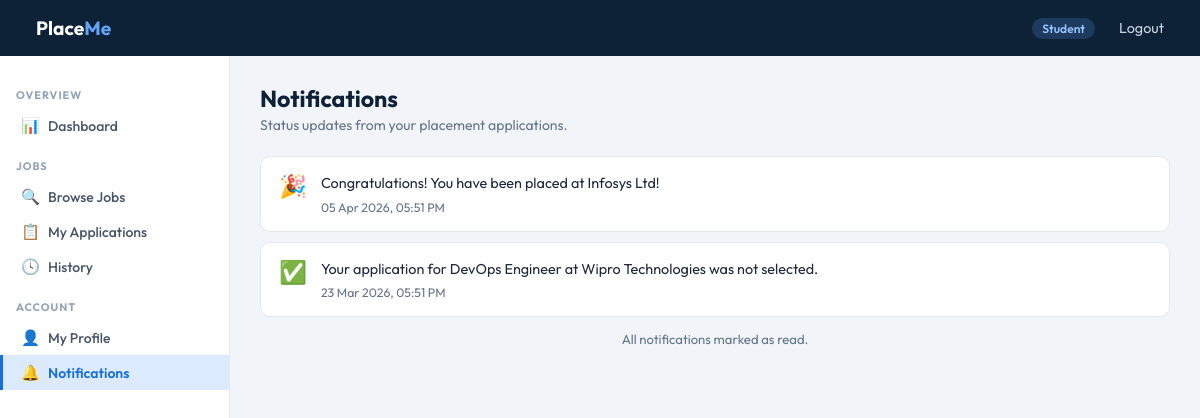
Page /student/notifications (signed in) on the committed database.
### app.py (models this page shows, shortened)
class Notification(db.Model):
    __tablename__ = 'notification'
    id             = db.Column(db.Integer, primary_key=True)
    student_id     = db.Column(db.Integer, db.ForeignKey('student.id'), nullable=False)
    application_id = db.Column(db.Integer, db.ForeignKey('application.id'), nullable=False)
    message   = db.Column(db.Text, nullable=False)
    is_read   = db.Column(db.Boolean, default=False)
    created_at = db.Column(db.DateTime, default=datetime.utcnow)

### app.py (the view)
@app.route('/student/notifications')
def student_notifications():
    if session.get('role') != 'student':
        return redirect(url_for('login'))
    notifs = Notification.query.filter_by(
        student_id=session['user_id']
    ).order_by(Notification.created_at.desc()).all()
    unread_cnt = 0
    for n in notifs:
        if not n.is_read:
            n.is_read = True
            unread_cnt += 1
    if unread_cnt > 0:
        db.session.commit()
    return render_template('student_notifications.html', notifications=notifs)

### app.py (called while the page is built)
@app.context_processor
def inject_stud_ctx():
    if session.get('role') == 'student':
        return dict(student=Student.query.get(session['user_id']))
    return dict(student=None)

### templates/student_notifications.html (shortened to what this page needs)
{% extends "base.html" %}
{% block content %}
<div class="page-header">
  <div class="header-row">
    <div>
      <h1>Notifications</h1>
      <p>Status updates from your placement applications.</p>
    </div>
  </div>
</div>
{% if notifications %}
<div style="display:flex;flex-direction:column;gap:10px;">
  {% for notif in notifications %}
  <div style="display:flex;gap:14px;align-items:flex-start;background:var(--white);border:1px solid var(--border);border-radius:10px;padding:16px 18px;
    {% if not notif.is_read %}border-left:3px solid var(--blue);background:#fafcff;{% endif %}">
    <div style="font-size:1.4rem;line-height:1;padding-top:2px;">
      {% if 'Congratulations' in notif.message or 'placed' in notif.message.lower() %}🎉
      {% elif 'selected' in notif.message.lower() %}✅
      {% elif 'shortlisted' in notif.message.lower() %}⭐
      {% elif 'interview' in notif.message.lower() %}🗓
      {% elif 'not selected' in notif.message.lower() or 'rejected' in notif.message.lower() %}❌
      {% else %}🔔{% endif %}
    </div>
    <div style="flex:1;">
      <div style="font-size:.9rem;color:var(--text);line-height:1.5;{% if not notif.is_read %}font-weight:500;{% endif %}">
        {{ notif.message }}
      </div>
      <div style="font-size:.77rem;color:var(--gray);margin-top:5px;">
        {{ notif.created_at.strftime('%d %b %Y, %I:%M %p') }}
      </div>
    </div>
  </div>
  {% endfor %}
</div>
<div style="margin-top:14px;font-size:.82rem;color:var(--gray);text-align:center;">
  All notifications marked as read.
</div>
{% endif %}
{% endblock %}

### templates/base.html (style rules this page uses)
*, *::before, *::after { box-sizing: border-box; margin: 0; padding: 0; }
:root { --navy: #0d2137; --blue: #1a6fdb; --blue-lt: #dbeafe; --green: #16a34a; --green-lt:#dcfce7; --amber: #b45309; --amber-lt:#fef3c7; --red: #dc2626; --red-lt: #fee2e2; --gray: #64748b; --border: #e2e8f0; --bg: #f1f5f9; --white: #ffffff; --text: #1e293b; --sidebar-w: 230px; }
body { font-family: 'Outfit', sans-serif; background: var(--bg); color: var(--text); min-height: 100vh; }
.page-header { margin-bottom: 22px; }
.page-header h1 { font-size: 1.45rem; font-weight: 700; color: var(--navy); }
.page-header p { color: var(--gray); margin-top: 3px; font-size: .875rem; }
.header-row { display: flex; align-items: center; justify-content: space-between; flex-wrap: wrap; gap: 10px; }

### rows in the picture
Notification: message "Congratulations! You have been placed at Infosys Ltd!", created_at "05 Apr 2026, 05:51 PM"
Notification: message "Your application for DevOps Engineer at Wipro Technologies was not selected.", created_at "23 Mar 2026, 05:51 PM"

### other values in the picture
{{ session.get('role') | capitalize }} "Student"
